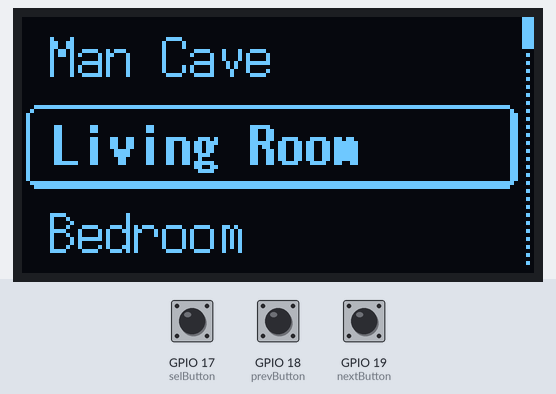
A program run on a simulated ESP32. Shown: 128×64 one-colour display. The inputs (shaded band) are chosen by the test bench; at power-on: GPIO 18 (prevButton) HIGH, GPIO 17 (selButton) HIGH, GPIO 19 (nextButton) HIGH.

Above: at 1.2 s.
1.3 s: GPIO 18 (prevButton) pulled LOW for 0.15 s
At 2.1 s:
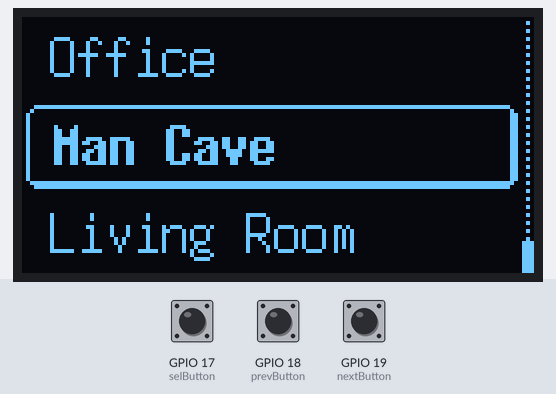
2.9 s: GPIO 17 (selButton) pulled LOW for 0.15 s
At 3.5 s:
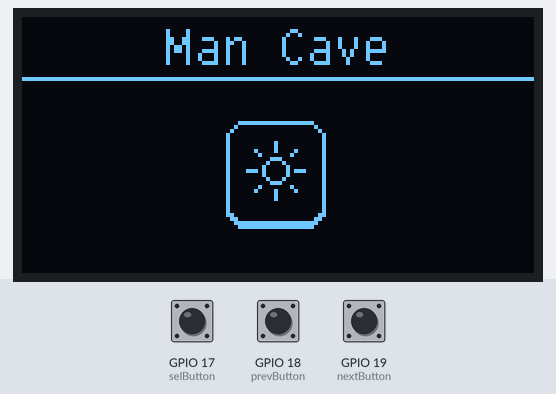
4.5 s: GPIO 19 (nextButton) pulled LOW for 0.15 s
At 5.7 s:
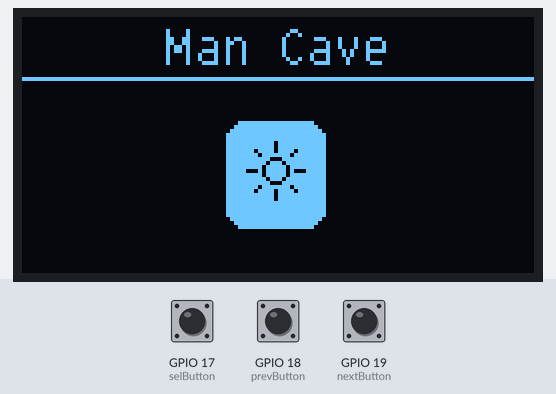
6.1 s: GPIO 19 (nextButton) pulled LOW for 1 s
At 6.9 s:
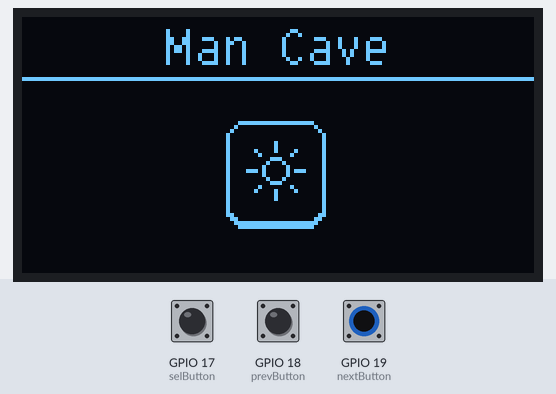
8.6 s: GPIO 19 (nextButton) pulled LOW for 3.2 s
At 10.0 s:
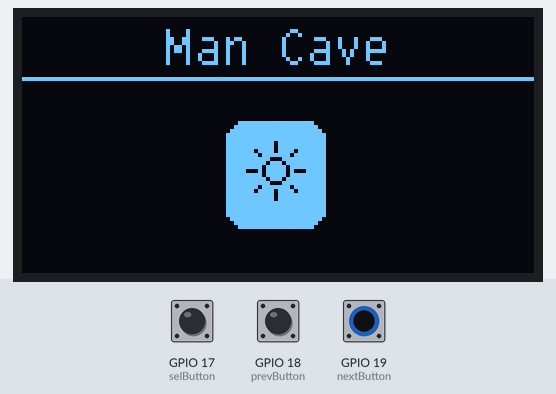
13.3 s: GPIO 17 (selButton) driven LOW and GPIO 18 (prevButton) driven LOW
At 13.8 s:
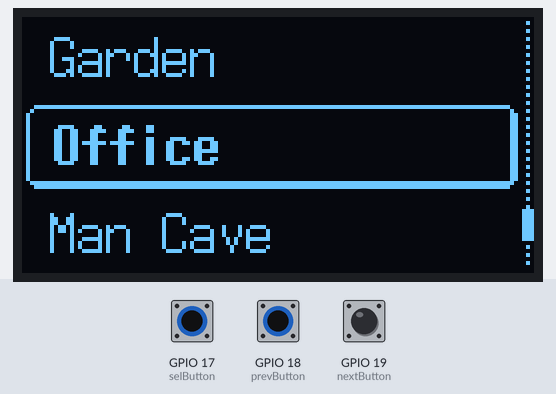
Timing chart, 0 to 15.8 s (numbered marks = the images above; inputs shaded):
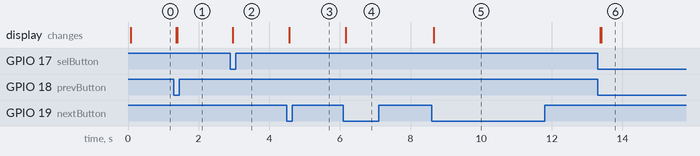

Measured:
- after the input at 1.3 s, the display: first changes after 0.07 s (image 1 shows a later state)
- after the input at 2.9 s, the display: changes after 0.07 s (image 2)
- after the input at 4.5 s, the display: changes after 0.06 s (image 3)
- after the input at 6.1 s, the display: changes after 0.06 s (image 4)
- after the input at 8.6 s, the display: changes after 0.06 s (image 5)
- after the input at 13.3 s, the display: first changes after 0.07 s (image 6 shows a later state)

The program:

main.cpp
```cpp
#include <Arduino.h>
#include <Wire.h>
#include <Bounce2.h>
#include <U8g2lib.h>

// SH1106 OLED DISPLAY CONSTRUCTOR
U8G2_SH1106_128X64_NONAME_F_HW_I2C u8g2(U8G2_R0, U8X8_PIN_NONE); // [full framebuffer, size = 1024 bytes]

// DEBOUNCE BUTTON CONSTRUCTOR
Bounce2::Button buttonNext = Bounce2::Button();
Bounce2::Button buttonPrevious = Bounce2::Button();
Bounce2::Button buttonSelect = Bounce2::Button();

// 'selected_item', 128x21px
const unsigned char selected_item [] PROGMEM = {
  0xF8, 0xFF, 0xFF, 0xFF, 0xFF, 0xFF, 0xFF, 0xFF, 0xFF, 0xFF, 0xFF, 0xFF, 0xFF, 0xFF, 0xFF, 0x03, 0x04, 0x00, 0x00, 0x00, 0x00, 0x00, 0x00, 0x00, 0x00, 0x00, 0x00, 0x00, 0x00, 0x00, 0x00, 0x04, 0x02, 0x00, 0x00, 0x00, 0x00, 0x00, 0x00, 0x00, 0x00, 0x00, 0x00, 0x00, 0x00, 0x00, 0x00, 0x0C, 0x02, 0x00, 0x00, 0x00, 0x00, 0x00, 0x00, 0x00, 0x00, 0x00, 0x00, 0x00, 0x00, 0x00, 0x00, 0x0C, 0x02, 0x00, 0x00, 0x00, 0x00, 0x00, 0x00, 0x00, 0x00, 0x00, 0x00, 0x00, 0x00, 0x00, 0x00, 0x0C, 0x02, 0x00, 0x00, 0x00, 0x00, 0x00, 0x00, 0x00, 0x00, 0x00, 0x00, 0x00, 0x00, 0x00, 0x00, 0x0C, 0x02, 0x00, 0x00, 0x00, 0x00, 0x00, 0x00, 0x00, 0x00, 0x00, 0x00, 0x00, 0x00, 0x00, 0x00, 0x0C, 0x02, 0x00, 0x00, 0x00, 0x00, 0x00, 0x00, 0x00, 0x00, 0x00, 0x00, 0x00, 0x00, 0x00, 0x00, 0x0C, 0x02, 0x00, 0x00, 0x00, 0x00, 0x00, 0x00, 0x00, 0x00, 0x00, 0x00, 0x00, 0x00, 0x00, 0x00, 0x0C, 0x02, 0x00, 0x00, 0x00, 0x00, 0x00, 0x00, 0x00, 0x00, 0x00, 0x00, 0x00, 0x00, 0x00, 0x00, 0x0C, 0x02, 0x00, 0x00, 0x00, 0x00, 0x00, 0x00, 0x00, 0x00, 0x00, 0x00, 0x00, 0x00, 0x00, 0x00, 0x0C, 0x02, 0x00, 0x00, 0x00, 0x00, 0x00, 0x00, 0x00, 0x00, 0x00, 0x00, 0x00, 0x00, 0x00, 0x00, 0x0C, 0x02, 0x00, 0x00, 0x00, 0x00, 0x00, 0x00, 0x00, 0x00, 0x00, 0x00, 0x00, 0x00, 0x00, 0x00, 0x0C, 0x02, 0x00, 0x00, 0x00, 0x00, 0x00, 0x00, 0x00, 0x00, 0x00, 0x00, 0x00, 0x00, 0x00, 0x00, 0x0C, 0x02, 0x00, 0x00, 0x00, 0x00, 0x00, 0x00, 0x00, 0x00, 0x00, 0x00, 0x00, 0x00, 0x00, 0x00, 0x0C, 0x02, 0x00, 0x00, 0x00, 0x00, 0x00, 0x00, 0x00, 0x00, 0x00, 0x00, 0x00, 0x00, 0x00, 0x00, 0x0C, 0x02, 0x00, 0x00, 0x00, 0x00, 0x00, 0x00, 0x00, 0x00, 0x00, 0x00, 0x00, 0x00, 0x00, 0x00, 0x0C, 0x02, 0x00, 0x00, 0x00, 0x00, 0x00, 0x00, 0x00, 0x00, 0x00, 0x00, 0x00, 0x00, 0x00, 0x00, 0x0C, 0x02, 0x00, 0x00, 0x00, 0x00, 0x00, 0x00, 0x00, 0x00, 0x00, 0x00, 0x00, 0x00, 0x00, 0x00, 0x0C, 0xFC, 0xFF, 0xFF, 0xFF, 0xFF, 0xFF, 0xFF, 0xFF, 0xFF, 0xFF, 0xFF, 0xFF, 0xFF, 0xFF, 0xFF, 0x07, 0xF8, 0xFF, 0xFF, 0xFF, 0xFF, 0xFF, 0xFF, 0xFF, 0xFF, 0xFF, 0xFF, 0xFF, 0xFF, 0xFF, 0xFF, 0x03
  };

// 'scrollbar_bg', 8x64px
const unsigned char scrollbar_bg [] PROGMEM = {
  0x00, 0x40, 0x00, 0x40, 0x00, 0x40, 0x00, 0x40, 0x00, 0x40, 0x00, 0x40, 0x00, 0x40, 0x00, 0x40, 0x00, 0x40, 0x00, 0x40, 0x00, 0x40, 0x00, 0x40, 0x00, 0x40, 0x00, 0x40, 0x00, 0x40, 0x00, 0x40, 0x00, 0x40, 0x00, 0x40, 0x00, 0x40, 0x00, 0x40, 0x00, 0x40, 0x00, 0x40, 0x00, 0x40, 0x00, 0x40, 0x00, 0x40, 0x00, 0x40, 0x00, 0x40, 0x00, 0x40, 0x00, 0x40, 0x00, 0x40, 0x00, 0x40, 0x00, 0x00
};

static const unsigned char light_off[] U8X8_PROGMEM = {
  0xf8, 0xff, 0x3f, 0x00, 0x04, 0x00, 0x40, 0x00, 0x02, 0x00, 0x80, 0x00, 0x01, 0x00, 0x00, 0x01, 0x01, 0x00, 0x00, 0x01, 0x01, 0x10, 0x00, 0x01, 0x01, 0x10, 0x00, 0x01, 0x81, 0x10, 0x02, 0x01, 0x01, 0x01, 0x01, 0x01,0x01, 0x38, 0x00, 0x01, 0x01, 0x44, 0x00, 0x01, 0x01, 0x82, 0x00, 0x01, 0xe1, 0x82, 0x0e, 0x01, 0x01, 0x82, 0x00, 0x01, 0x01, 0x44, 0x00, 0x01, 0x01, 0x38, 0x00, 0x01, 0x01, 0x01, 0x01, 0x01, 0x81, 0x10, 0x02, 0x01, 0x01, 0x10, 0x00, 0x01, 0x01, 0x10, 0x00, 0x01, 0x01, 0x00, 0x00, 0x01, 0x01, 0x00, 0x00, 0x01, 0x01, 0x00, 0x00, 0x01, 0x03, 0x00, 0x80, 0x01, 0x06, 0x00, 0xc0, 0x00, 0xfc, 0xff, 0x7f, 0x00, 0xf8, 0xff, 0x3f, 0x00
  };

static const unsigned char light_on[] U8X8_PROGMEM = {
  0xf8, 0xff, 0x3f, 0x00, 0xfc, 0xff, 0x7f, 0x00, 0xfe, 0xff, 0xff, 0x00, 0xff, 0xff, 0xff, 0x01, 0xff, 0xff,  0xff, 0x01, 0xff, 0xef, 0xff, 0x01, 0xff, 0xef, 0xff, 0x01, 0x7f, 0xef, 0xfd, 0x01, 0xff, 0xfe, 0xfe, 0x01,  0xff, 0xc7, 0xff, 0x01, 0xff, 0xbb, 0xff, 0x01, 0xff, 0x7d, 0xff, 0x01, 0x1f, 0x7d, 0xf1, 0x01, 0xff, 0x7d, 0xff, 0x01, 0xff, 0xbb, 0xff, 0x01, 0xff, 0xc7, 0xff, 0x01, 0xff, 0xfe, 0xfe, 0x01, 0x7f, 0xef, 0xfd, 0x01, 0xff, 0xef, 0xff, 0x01, 0xff, 0xef, 0xff, 0x01, 0xff, 0xff, 0xff, 0x01, 0xff, 0xff, 0xff, 0x01, 0xff, 0xff, 0xff, 0x01, 0xff, 0xff, 0xff, 0x01, 0xfe, 0xff, 0xff, 0x00, 0xfc, 0xff, 0x7f, 0x00, 0xf8, 0xff, 0x3f, 0x00
  };

/* END OF BITMAP VARIABLES*/

#define nextButton 19
#define prevButton 18
#define selButton 17

const int screenWidth = 128;  // Width of the display in pixels
// const int screenHeight = 64;  // Height of the display in pixels

const int NUM_ITEMS = 8; // number of items in the list menu
const int MAX_ITEM_LENGTH = 20; // maximum characters for the item name
const char menu_items [NUM_ITEMS] [MAX_ITEM_LENGTH] = {  // array with item names
  "Living Room",
  "Bedroom",
  "Dining Room",
  "Garage",
  "Toilet",
  "Garden",
  "Office",
  "Man Cave"
 };

const unsigned char* lightButton[] = {light_off, light_on}; // array of light condition whether on or off on OLED

/* Initialize all items state in here */
int itemSelected = 0;
int itemSelPrevious;
int itemSelNext;

int currentScreen = 0;

bool lightState [NUM_ITEMS] = {LOW};
/* END OF INITIALIZE ITEMS */

void setup() {
  u8g2.setColorIndex(1);  // set the color to white
  u8g2.begin(); // to start the OLED
  u8g2.setBitmapMode(1); // set to 1 for transparency mode

  // Next button
  buttonNext.attach(nextButton, INPUT_PULLUP);
  buttonNext.interval(5);
  buttonNext.setPressedState(LOW);

  // Previous button
  buttonPrevious.attach(prevButton, INPUT_PULLUP);
  buttonPrevious.interval(5);
  buttonPrevious.setPressedState(LOW);

  // Select button
  buttonSelect.attach(selButton, INPUT_PULLUP);
  buttonSelect.interval(5);
  buttonSelect.setPressedState(LOW);
}

void loop() {
  /* Update all the button states */
  buttonNext.update();
  buttonPrevious.update();
  buttonSelect.update();


  if (buttonSelect.pressed()) {
    if (currentScreen == 0) {
      currentScreen = 1;
    } else currentScreen = 0;
  }

  u8g2.clearBuffer();

  if (currentScreen == 0) {
    if (buttonNext.pressed()) {
      itemSelected = itemSelected + 1;
      if (itemSelected >= NUM_ITEMS) {
        itemSelected = 0;
      }
    }

    if (buttonPrevious.pressed()) {
      itemSelected = itemSelected - 1;
      if (itemSelected < 0) {
        itemSelected = NUM_ITEMS - 1;
      }
    }

    // Draw the selected item bitmap
    u8g2.drawXBMP(0, 22, 128, 21, selected_item);
    u8g2.drawXBMP(128-8, 0, 8, 64, scrollbar_bg);

    // Draw the previous item
    u8g2.setFont(u8g_font_7x14);
    u8g2.drawStr(7, 15, menu_items[itemSelPrevious]);

    // Draw the selected item in bold font
    u8g2.setFont(u8g_font_7x14B);
    u8g2.drawStr(8, 15+20+2, menu_items[itemSelected]);

    // Draw the next item
    u8g2.setFont(u8g_font_7x14);
    u8g2.drawStr(7, 15+20+20+2+2, menu_items[itemSelNext]);

    // Draw scrollbar handle
    u8g2.drawBox(125, 64/NUM_ITEMS * itemSelected, 3, 64/NUM_ITEMS);
  }

  else if (currentScreen == 1) {
    // Calculate the width of the current menu item
    int itemWidth = u8g2.getStrWidth(menu_items[itemSelected]);

    // Calculate the x position for centering the current menu item
    int xPos = (screenWidth - itemWidth) / 2;

    if (buttonNext.pressed()) {
      lightState[itemSelected] = !lightState[itemSelected];
      // digitalWrite(leds[itemSelected], ledState[itemSelected]);
    }

    u8g2.setFont(u8g2_font_t0_13_tr);
    u8g2.drawStr(xPos, 12, menu_items[itemSelected]);
    u8g2.drawLine(0, 15, 127, 15);
    u8g2.drawXBMP(51, 26, 25, 27, lightButton[lightState[itemSelected]]);
  }

  // Update the previous and next item indices
  itemSelPrevious = itemSelected - 1;
  if (itemSelPrevious < 0) {
    itemSelPrevious = NUM_ITEMS - 1;  // Wrap around to the last item
  }

  itemSelNext = itemSelected + 1;
  if (itemSelNext >= NUM_ITEMS) {
    itemSelNext = 0;  // Wrap around to the first item
  }
  u8g2.sendBuffer();
}
```
